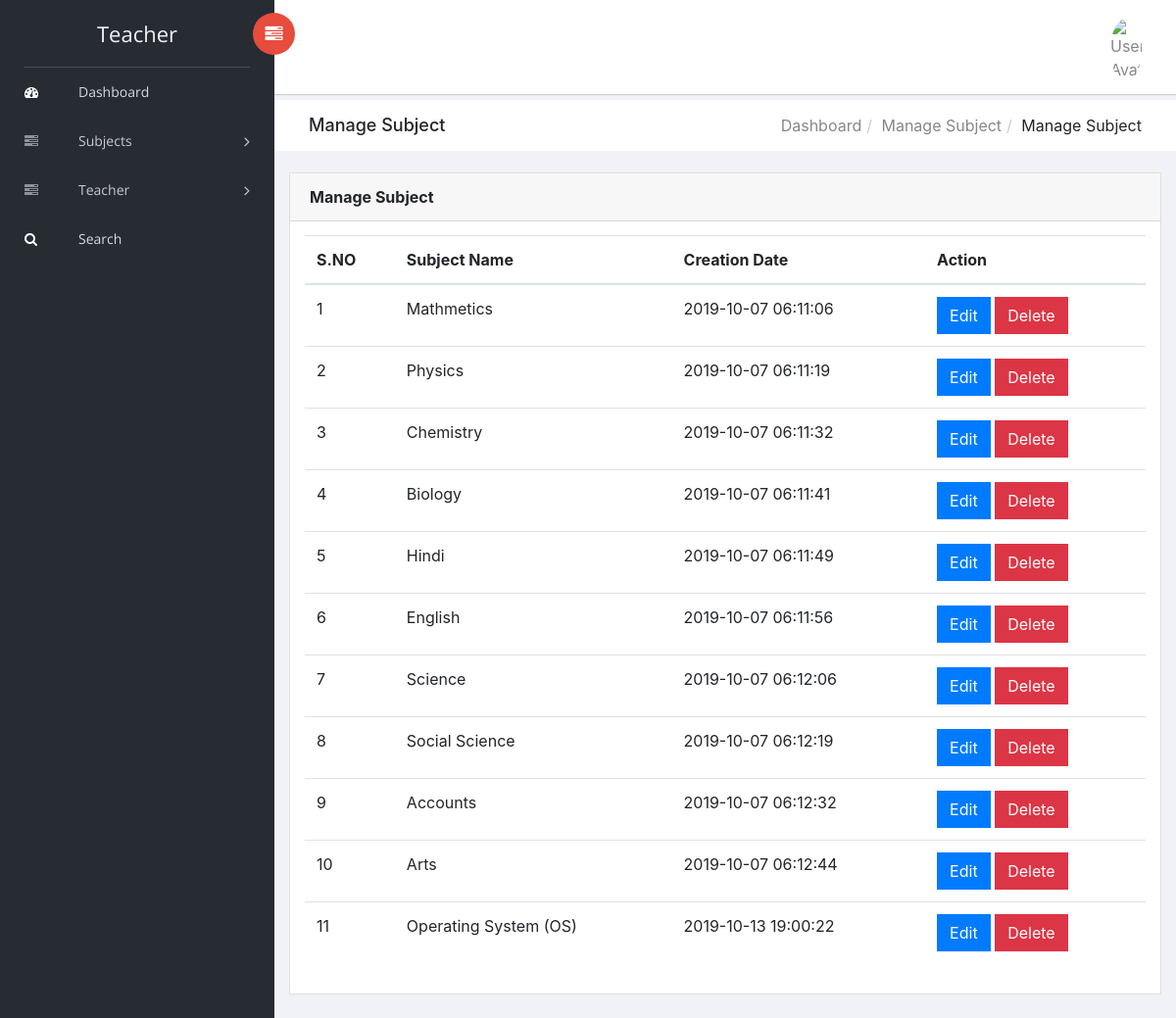
Page /Dashboard/teacher/admin/manage-subjects.php on the committed database.
### tables this page shows
CREATE TABLE `tblsubjects` (
  `ID` int(10) NOT NULL,
  `Subject` varchar(120) DEFAULT NULL,
  `CreationDate` timestamp NULL DEFAULT current_timestamp()
);

### Dashboard/teacher/admin/manage-subjects.php (the view, shortened to what this page needs)
<?php session_start();
include('includes/dbconnection.php');
if (strlen($_SESSION['trmsaid']==0)) {
  ?>
<!doctype html>
<html class="no-js" lang="en">
<head>
    <link rel="stylesheet" href="../vendors/bootstrap/dist/css/bootstrap.min.css">
    <link rel="stylesheet" href="../vendors/font-awesome/css/font-awesome.min.css">
    <link rel="stylesheet" href="../vendors/themify-icons/css/themify-icons.css">
    <link rel="stylesheet" href="../vendors/flag-icon-css/css/flag-icon.min.css">
    <link rel="stylesheet" href="../vendors/selectFX/css/cs-skin-elastic.css">
    <link rel="stylesheet" href="../assets/css/style.css">
</head>
<body>
    <?php include_once('includes/sidebar.php');?>
    <div id="right-panel" class="right-panel">
        <?php include_once('includes/header.php');?>
        <div class="breadcrumbs">
            <div class="col-sm-4">
                <div class="page-header float-left">
                    <div class="page-title">
                        <h1>Manage Subject</h1>
                    </div>
                </div>
            </div>
            <div class="col-sm-8">
                <div class="page-header float-right">
                    <div class="page-title">
                        <ol class="breadcrumb text-right">
                            <li><a href="dashboard.php">Dashboard</a></li>
                            <li><a href="manage-subjects.php">Manage Subject</a></li>
                            <li class="active">Manage Subject</li>
                        </ol>
                    </div>
                </div>
            </div>
        </div>
        <div class="content mt-3">
            <div class="animated fadeIn">
                <div class="row">
                    <div class="col-lg-12">
                        <div class="card">
                            <div class="card-header">
                                <strong class="card-title">Manage Subject</strong>
                            </div>
                            <div class="card-body">
                                <table class="table">
                                    <thead>
                                        <tr>
                                            <tr>
                  <th>S.NO</th>
                  <th>Subject Name</th>
                    <th>Creation Date</th>
                   <th>Action</th>
                </tr>
                                        </tr>
                                        </thead>
                                    <?php
$sql="SELECT * from tblsubjects";
$query = $dbh -> prepare($sql);
$query->execute();
$results=$query->fetchAll(PDO::FETCH_OBJ);
$cnt=1;
if($query->rowCount() > 0)
{
foreach($results as $row)
{               ?>
                <tr>
                  <td><?php echo htmlentities($cnt);?></td>
                  <td><?php  echo htmlentities($row->Subject);?></td>
                  <td><?php  echo htmlentities($row->CreationDate);?></td>
                  <td><a href="edit-subjects-detail.php?editid=<?php echo htmlentities ($row->ID);?>" class="btn btn-primary">Edit</a>
<a href="manage-subjects.php?delid=<?php echo htmlentities ($row->ID);?>" class="btn btn-danger" onclick="return confirm('Do you really want to delete?');">Delete</a>
                  </td>
                </tr>
               <?php $cnt=$cnt+1;}} ?>
                                </table>
                            </div>
                        </div>
                    </div>
                </div>
            </div>
        </div>
    </div>
</body>
</html>
<?php }  ?>

### rows in the picture
tblsubjects: Subject "Mathmetics", CreationDate "2019-10-07 06:11:06"
tblsubjects: Subject "Physics", CreationDate "2019-10-07 06:11:19"
tblsubjects: Subject "Chemistry", CreationDate "2019-10-07 06:11:32"
tblsubjects: Subject "Biology", CreationDate "2019-10-07 06:11:41"
tblsubjects: Subject "Hindi", CreationDate "2019-10-07 06:11:49"
tblsubjects: Subject "English", CreationDate "2019-10-07 06:11:56"
tblsubjects: Subject "Science", CreationDate "2019-10-07 06:12:06"
tblsubjects: Subject "Social Science", CreationDate "2019-10-07 06:12:19"
tblsubjects: Subject "Accounts", CreationDate "2019-10-07 06:12:32"
tblsubjects: Subject "Arts", CreationDate "2019-10-07 06:12:44"
tblsubjects: Subject "Operating System (OS)", CreationDate "2019-10-13 19:00:22"
